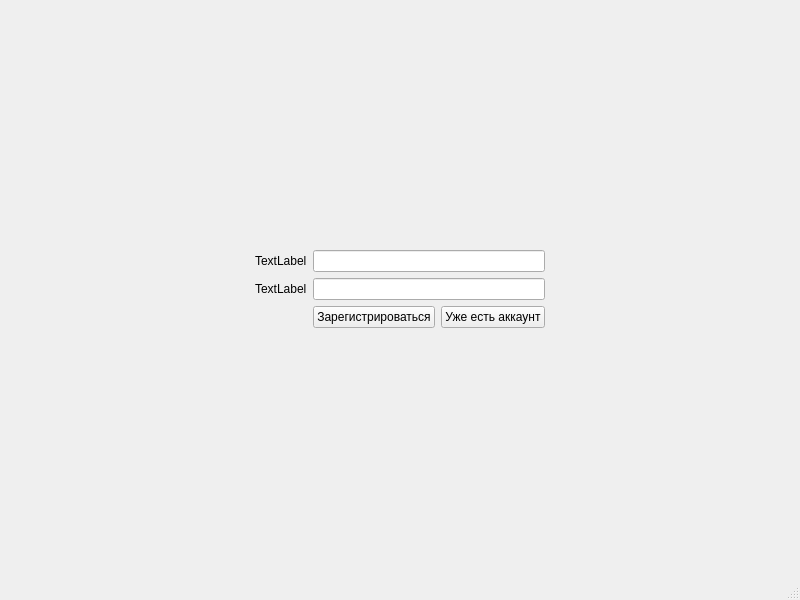
<?xml version="1.0" encoding="UTF-8"?>
<ui version="4.0">
 <class>MainWindow</class>
 <widget class="QMainWindow" name="MainWindow">
  <property name="geometry">
   <rect>
    <x>0</x>
    <y>0</y>
    <width>800</width>
    <height>600</height>
   </rect>
  </property>
  <property name="windowTitle">
   <string>MainWindow</string>
  </property>
  <widget class="QWidget" name="centralwidget">
   <layout class="QFormLayout" name="formLayout_3">
    <item row="0" column="0" colspan="2">
     <widget class="QStackedWidget" name="auth">
      <property name="currentIndex">
       <number>1</number>
      </property>
      <widget class="QWidget" name="pageLogin">
       <layout class="QGridLayout" name="gridLayout">
        <item row="1" column="2">
         <spacer name="horizontalSpacer">
          <property name="orientation">
           <enum>Qt::Horizontal</enum>
          </property>
          <property name="sizeHint" stdset="0">
           <size>
            <width>40</width>
            <height>20</height>
           </size>
          </property>
         </spacer>
        </item>
        <item row="2" column="1">
         <spacer name="verticalSpacer_2">
          <property name="orientation">
           <enum>Qt::Vertical</enum>
          </property>
          <property name="sizeHint" stdset="0">
           <size>
            <width>20</width>
            <height>40</height>
           </size>
          </property>
         </spacer>
        </item>
        <item row="1" column="1">
         <layout class="QFormLayout" name="formLayout">
          <item row="1" column="1">
           <widget class="QLineEdit" name="lineEdit"/>
          </item>
          <item row="2" column="1">
           <widget class="QLineEdit" name="lineEdit_2"/>
          </item>
          <item row="3" column="1">
           <layout class="QHBoxLayout" name="horizontalLayout">
            <item>
             <widget class="QPushButton" name="pushButton">
              <property name="text">
               <string>Вход</string>
              </property>
             </widget>
            </item>
            <item>
             <widget class="QPushButton" name="btnSignup">
              <property name="text">
               <string>Регистрация</string>
              </property>
             </widget>
            </item>
           </layout>
          </item>
         </layout>
        </item>
        <item row="0" column="1">
         <spacer name="verticalSpacer">
          <property name="orientation">
           <enum>Qt::Vertical</enum>
          </property>
          <property name="sizeHint" stdset="0">
           <size>
            <width>20</width>
            <height>40</height>
           </size>
          </property>
         </spacer>
        </item>
        <item row="1" column="0">
         <spacer name="horizontalSpacer_2">
          <property name="orientation">
           <enum>Qt::Horizontal</enum>
          </property>
          <property name="sizeHint" stdset="0">
           <size>
            <width>40</width>
            <height>20</height>
           </size>
          </property>
         </spacer>
        </item>
       </layout>
      </widget>
      <widget class="QWidget" name="pageSignup">
       <layout class="QGridLayout" name="gridLayout_2">
        <item row="1" column="1">
         <layout class="QFormLayout" name="formLayout_2">
          <item row="0" column="0">
           <widget class="QLabel" name="label">
            <property name="text">
             <string>TextLabel</string>
            </property>
           </widget>
          </item>
          <item row="0" column="1">
           <widget class="QLineEdit" name="lineEdit_4"/>
          </item>
          <item row="1" column="0">
           <widget class="QLabel" name="label_2">
            <property name="text">
             <string>TextLabel</string>
            </property>
           </widget>
          </item>
          <item row="1" column="1">
           <widget class="QLineEdit" name="lineEdit_3"/>
          </item>
          <item row="2" column="1">
           <layout class="QHBoxLayout" name="horizontalLayout_2">
            <item>
             <widget class="QPushButton" name="pushButton_3">
              <property name="text">
               <string>Зарегистрироваться</string>
              </property>
             </widget>
            </item>
            <item>
             <widget class="QPushButton" name="btnLogin">
              <property name="text">
               <string>Уже есть аккаунт</string>
              </property>
             </widget>
            </item>
           </layout>
          </item>
         </layout>
        </item>
        <item row="0" column="1">
         <spacer name="verticalSpacer_3">
          <property name="orientation">
           <enum>Qt::Vertical</enum>
          </property>
          <property name="sizeHint" stdset="0">
           <size>
            <width>20</width>
            <height>40</height>
           </size>
          </property>
         </spacer>
        </item>
        <item row="1" column="0">
         <spacer name="horizontalSpacer_3">
          <property name="orientation">
           <enum>Qt::Horizontal</enum>
          </property>
          <property name="sizeHint" stdset="0">
           <size>
            <width>40</width>
            <height>20</height>
           </size>
          </property>
         </spacer>
        </item>
        <item row="2" column="1">
         <spacer name="verticalSpacer_4">
          <property name="orientation">
           <enum>Qt::Vertical</enum>
          </property>
          <property name="sizeHint" stdset="0">
           <size>
            <width>20</width>
            <height>40</height>
           </size>
          </property>
         </spacer>
        </item>
        <item row="1" column="2">
         <spacer name="horizontalSpacer_4">
          <property name="orientation">
           <enum>Qt::Horizontal</enum>
          </property>
          <property name="sizeHint" stdset="0">
           <size>
            <width>40</width>
            <height>20</height>
           </size>
          </property>
         </spacer>
        </item>
       </layout>
      </widget>
     </widget>
    </item>
   </layout>
  </widget>
  <widget class="QMenuBar" name="menubar">
   <property name="geometry">
    <rect>
     <x>0</x>
     <y>0</y>
     <width>800</width>
     <height>21</height>
    </rect>
   </property>
  </widget>
  <widget class="QStatusBar" name="statusbar"/>
 </widget>
 <resources/>
 <connections/>
</ui>
